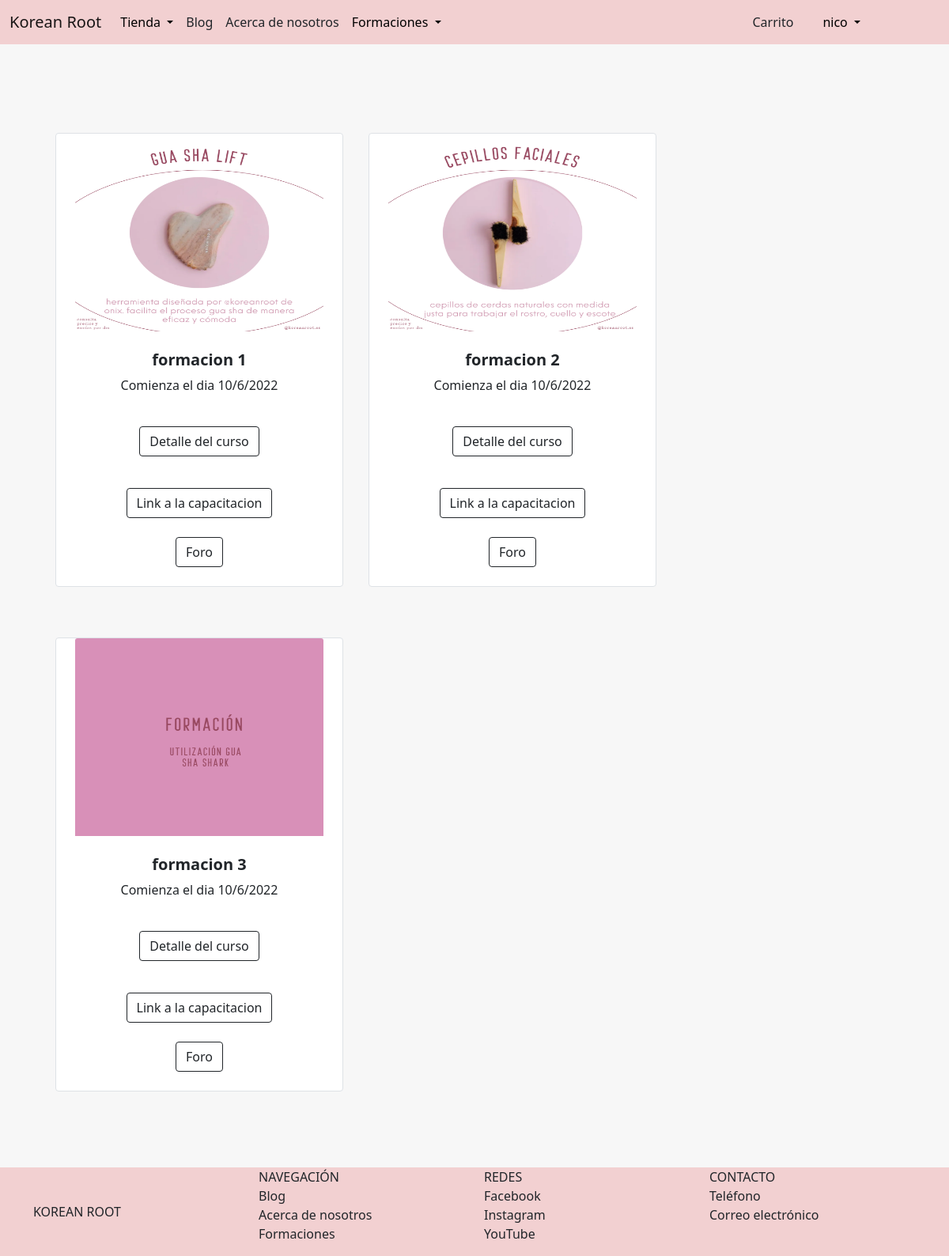
The page /tienda/usuario/capacitaciones/ (signed in) on the database its author committed.
### AppCursos/models.py (models this page shows, shortened)
class Capacitacion(models.Model):
    nombre = models.CharField(max_length=50)
    precio = models.IntegerField()
    descripcion = RichTextField()
    fecha_inicio = models.DateTimeField()
    imagen_miniatura = models.ImageField(upload_to='miniaturas_capacitaciones', default = 'miniaturacapacitaciondefault.jpg')
    imagen_portada = models.ImageField(upload_to='portadas_capacitaciones', default = 'portadacapacitaciondefault.jpg')
    link_capacitacion = models.CharField(max_length=255)

### AppTienda/views.py (the view)
# urls.py: path('usuario/capacitaciones/', views.misCursos, name="mis_capacitaciones"),
@login_required
def misCursos(request):
      usuario = request.user
      productos = Capacitacion.objects.filter(operaciones__usuario_id = usuario.id)
      if productos:
            return render(request, 'AppTienda/mis_capacitaciones.html', {'productos': productos})
      else:
            messages.error(request, 'Usted no posee ninguna capacitacion')
            return redirect('Inicio')

### AppTienda/templates/AppTienda/mis_capacitaciones.html
{% extends 'AppTienda/padre.html' %}
{% load static %}
{% block contenidoQueCambia %}
    <section class="py-5">
        <div class="container px-4 px-lg-5 mt-5">
            <div class="row gx-4 gx-lg-5 row-cols-2 row-cols-md-3 row-cols-xl-3 justify-content-left">
                {% for producto in productos %}
                    <div class="col mb-5 border rounded" style="background-color: white; margin: 1rem;">
                            <img class="card-img-top" src="{{producto.imagen_miniatura.url}}" alt="..." height="250" />
                            <div class="card-body p-4">
                                <div class="text-center">
                                    <h5 class="fw-bolder">{{producto.nombre}}</h5>
                                    <p>Comienza el dia {{producto.fecha_inicio|date:'d/n/Y'}}</p>
                                </div>
                            </div>
                            <div class="card-footer p-4 pt-0 border-top-0 bg-transparent">
                                <div class="text-center">
                                    <a
                                    class="btn btn-outline-dark mt-auto"
                                    href="{% url 'cursos:capacitacion_detalle' id=producto.id %}"
                                    style="margin-bottom: 1rem;"
                                    >
                                    Detalle del curso
                                    </a>
                                </div>
                            </div>
                            <div class="card-footer p-4 pt-0 border-top-0 bg-transparent">
                                <div class="text-center">
                                    <a
                                    class="btn btn-outline-dark mt-auto"
                                    href="{{producto.link_capacitacion}}"
                                    >
                                    Link a la capacitacion
                                    </a>
                                </div>
                            </div>
                            <div class="card-footer p-4 pt-0 border-top-0 bg-transparent">
                                <div class="text-center">
                                    <a
                                    class="btn btn-outline-dark mt-auto"
                                    href="{% url 'cursos:foro' id=producto.id %}"
                                    >
                                    Foro
                                    </a>
                                </div>
                            </div>
                    </div>
                {% endfor %}
            </div>
        </div>
    </section>
{% endblock %}

### AppTienda/templates/AppTienda/padre.html (shortened to what this page needs)
<!doctype html>
<html lang="en">
  <head>
    {% load static %}
    <link href="https://cdn.jsdelivr.net/npm/bootstrap@5.1.3/dist/css/bootstrap.min.css" rel="stylesheet">
  </head>
  <body class="body">
        <nav class="navbar navbar-expand-sm navbar-light" style="background-color:rgb(242, 208, 209)">
            <div class="container">
            <a href="{% url 'blog:Inicio' %}" class="navbar-brand mb-0 h1" style="text-emphasis-color: aliceblue; margin-right: 1rem;">Korean Root</a>
            <div class="collapse navbar-collapse" id="navbarNav">
                <ul class="navbar-nav">
                    <li class="nav-item dropdown">
                        <a href="#"
                        class="nav-link dropdown-toggle"
                        id="navbarDropdown"
                        role="button"
                        data-bs-toggle="dropdown"
                        aria-expanded="false"
                        style="color: black;"
                        >Tienda
                        </a>
                    </li>
                    <li class="nav-item active">
                        <a
                        href="{% url 'blog:lista_publicaciones' %}"
                        class="nav-link"
                        style="text-decoration: none; color:inherit;"
                        >
                        Blog
                    </a>
                </li>
                    <li
                    class="nav-item active">
                    <a
                    href="{% url 'acerca_de_nosotros' %}"
                    class="nav-link"
                    style="text-decoration: none; color:inherit;"
                    >
                    Acerca de nosotros
                </a>
            </li>
                    <li class="nav-item dropdown">
                      <a href="#"
                      class="nav-link dropdown-toggle"
                      id="navbarDropdown"
                      role="button"
                      data-bs-toggle="dropdown"
                      aria-expanded="false"
                      style="color: black;"
                      >Formaciones
                      </a>
                </ul>
            </div>
            </div>
            {% if user.is_authenticated %}
              <div class="d-grid gap-2 d-sm-flex justify-content-end" style="width: 6rem; margin-right: 6rem;">
              <div class="d-grid gap-2 d-sm-flex justify-content-end" style="width: 5rem;">
                <button
                class="btn btn-outline"
                type="button"
                style="text-decoration: none; color:inherit;"
                >
                <a
                    href="{% url 'carrito' %}"
                    style="text-decoration: none; color:inherit;"
                    >
                    Carrito
                </a>
                </button>
                <li class="nav-item dropdown" style="list-style-type: none">
                  <a href="#"
                  class="nav-link dropdown-toggle"
                  id="navbarDropdown"
                  role="button"
                  data-bs-toggle="dropdown"
                  aria-expanded="false"
                  style="color: black;">
                  {{user.username}}
                  </a>
                </li>
              </div>
            {% endif %}
        </nav>
    {% block contenidoQueCambia %}
    {% endblock %}
  <footer
  class="footer"
  >
    <div class="container">
      <nav class="row">
        <a href="{% url 'blog:Inicio' %}"
        class="col-3 text-reser text-uppercase d-flex align-items-center"
        style="text-decoration: none; color:inherit;"
        >
          Korean Root
        </a>
        <ul class="col-3 list-unstyled">
          <li class="font-weight-bold text-uppercase">Navegación</li>
          <li><a href="{% url 'blog:lista_publicaciones' %}" class="text-reset" style="text-decoration: none; color:inherit;">Blog</a></li>
          <li><a href="{% url 'acerca_de_nosotros' %}" class="text-reset" style="text-decoration: none; color:inherit;">Acerca de nosotros</a></li>
          <li><a href="{% url 'cursos:capacitaciones' %}" class="text-reset" style="text-decoration: none; color:inherit;">Formaciones</a></li>
        </ul>
        <ul class="col-3 list-unstyled">
          <li class="font-weight-bold text-uppercase" style="text-decoration: none; color:inherit;">Redes</li>
          <li><a href="https://www.facebook.com/koreanroot" class="text-reset" style="text-decoration: none; color:inherit;">Facebook</a></li>
          <li><a href="https://instagram.com/koreanroot" class="text-reset" style="text-decoration: none; color:inherit;">Instagram</a></li>
          <li><a href="https://www.youtube.com/channel/UC8QQf5m4bq_b639ss8gnnDg" class="text-reset" style="text-decoration: none; color:inherit;">YouTube</a></li>
        </ul>
        <ul class="col-3 list-unstyled">
          <li class="font-weight-bold text-uppercase" style="text-decoration: none; color:inherit;">Contacto</li>
          <li><a href="tel:3424234054" class="text-reset" style="text-decoration: none; color:inherit;">Teléfono</a></li>
          <li><a href="thekoreanroot@gmail.com" class="text-reset" style="text-decoration: none; color:inherit;">Correo electrónico</a></li>
        </ul>
      </nav>
    </div>
  </footer>
  </body>
</html>

### AppTienda/templates/AppTienda/padre.html (style rules this page uses)
.body { background-color:rgb(247, 247, 247); display: flex; flex-direction: column; min-height: 100vh; }
.footer { background-color: rgb(242, 208, 209); position: relative; margin-top: auto; clear:both; }

### rows shown on the page
Capacitacion: imagen_miniatura (picture), nombre "formacion 1", fecha_inicio "10/6/2022"
Capacitacion: imagen_miniatura (picture), nombre "formacion 2", fecha_inicio "10/6/2022"
Capacitacion: imagen_miniatura (picture), nombre "formacion 3", fecha_inicio "10/6/2022"

### other values the page prints
{{ user.username }} "nico"
